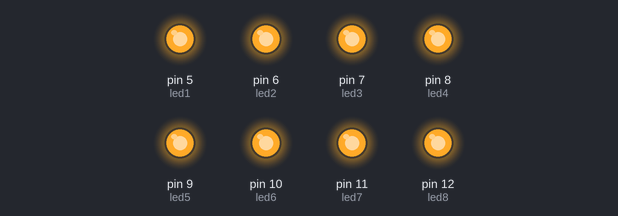
The sketch below on a simulated Arduino Uno, built with avr-gcc and run on an emulated ATmega328P. Parts: output pins drawn as LEDs (lit = HIGH).

Above: at 0.5 s.
At 3.5 s:
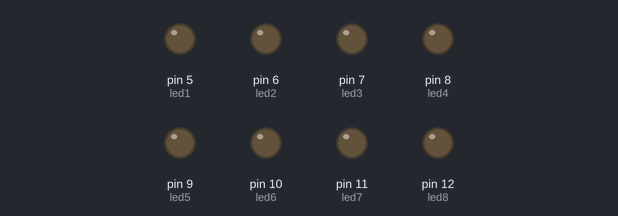
Timing chart, 0 to 4.6 s (numbered marks = the images above):
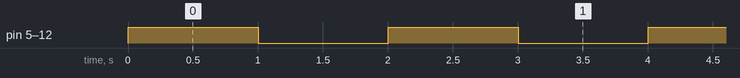

Measured:
- by itself, pin 5 (led1), pin 6 (led2), pin 7 (led3), pin 8 (led4), pin 9 (led5), pin 10 (led6), pin 11 (led7), pin 12 (led8): alternates HIGH for 1.0 s and LOW for 1.0 s

The sketch:

digitalES_1.1.ino
```cpp
/**********************************************************************************
**                                                                               **
**                            Projecte 1 / Programa 1                            **
**                                                                               **
**********************************************************************************/

//*********** Includes  ***********************************************************


//***********  Variables  *********************************************************
int led1 = 5;
int led2 = 6;
int led3 = 7;
int led4 = 8;
int led5 = 9;
int led6 = 10;
int led7 = 11;
int led8 = 12;


//La funció Setup només s'executa un cop. Quan la placa s'encen o es fa reset.
void setup() {
  // Configració del pins de sortida
  pinMode(led1, OUTPUT);
  pinMode(led2, OUTPUT);
  pinMode(led3, OUTPUT);
  pinMode(led4, OUTPUT);
  pinMode(led5, OUTPUT);
  pinMode(led6, OUTPUT);
  pinMode(led7, OUTPUT);
  pinMode(led8, OUTPUT);

}


//La funció Loop es va repetin cada cop.
void loop() {
  digitalWrite(led1, HIGH);
  digitalWrite(led2, HIGH);
  digitalWrite(led3, HIGH);
  digitalWrite(led4, HIGH);
  digitalWrite(led5, HIGH);
  digitalWrite(led6, HIGH);
  digitalWrite(led7, HIGH);
  digitalWrite(led8, HIGH);
  delay(1000);

  digitalWrite(led1, LOW);
  digitalWrite(led2, LOW);
  digitalWrite(led3, LOW);
  digitalWrite(led4, LOW);
  digitalWrite(led5, LOW);
  digitalWrite(led6, LOW);
  digitalWrite(led7, LOW);
  digitalWrite(led8, LOW);
  delay(1000);


}
```
